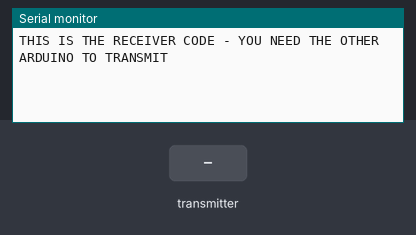
Bench run of a sketch on a simulated Arduino Uno, built with avr-gcc and run on an emulated ATmega328P. Shown: the last lines printed to the serial monitor. Inputs (shaded band) come from the test bench. No radio packets arrive unless stated.

Above: at 1.2 s.
1.3 s: the transmitter starts sending x = 0
At 1.37 s:
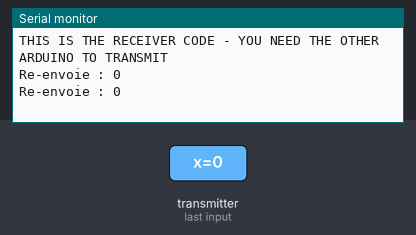
3.2 s: the transmitter starts sending x = 256
At 3.27 s:
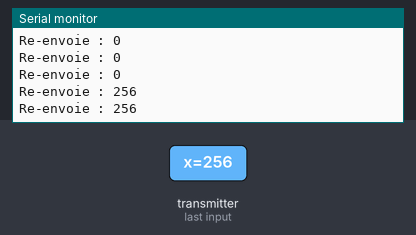

Measured:
- after the input at 1.3 s, the serial monitor: prints a new line at once (image 1)
- after the input at 3.2 s, the serial monitor: prints a new line at once (image 2)

The sketch:

rf24_rx.ino
```cpp
#include "Arduino.h"
#include <SPI.h>
#include <RF24.h>

/*
   NRF24L01     Arduino Uno  Arduino Mega  Blue_Pill(stm32f01C)
   ___________________________________________________
   VCC  RED    |    3.3v   |     3.3v       |      3.3v
   GND  BROWN  |    GND    |     GND        |      GND
   CSN  YELOW  |   Pin10   |     Pin10      | A4 NSS1   (PA4)  \
   CE   ORANGE |   Pin9    |     Pin9       | B0 digital(PB0)    |     NB
   SCK  GREEN  |   Pin13   |     Pin52      | A5 SCK1   (PA5)  |- All these pins
   MOSI BLUE   |   Pin11   |     Pin51      | A7 MOSI1  (PA7)  |  are 3.3v tolerant
   MISO PURPLE |   Pin12   |     Pin50      | A6 MISO1  (PA6)  /

   TOUJOURS ALIMENTER LE MODULE EN 3.3V

*/

RF24 radio(9, 10);

byte addresses[][6] = {"Addr1", "Addr2"};


struct data {
  int x;
};

data myDataRx;

void setup() {
  Serial.begin(9600);
  Serial.println("THIS IS THE RECEIVER CODE - YOU NEED THE OTHER ARDUINO TO TRANSMIT");

  // Initiate the radio object
  radio.begin();

  // Set the transmit power to lowest available to prevent power supply related issues
  radio.setPALevel(RF24_PA_MIN);

  //Vitesse de transmission etre 250KBPS et 2MBPS, plus la vitesse est grande moins est la portee
  radio.setDataRate(RF24_2MBPS);

  // Eviter de mettre le channel entre 0 et 100 parce que le wifi peut creer des interferences
  radio.setChannel(124);

  // Open a writing and reading pipe on each radio, with opposite addresses
  radio.openWritingPipe(addresses[0]);
  radio.openReadingPipe(1, addresses[1]);

  // Start the radio listening for data
  radio.startListening();
}

void loop() {
  if ( radio.available()) {

    // Go and read the data and put it into that variable
    while (radio.available()) {
      //radio.read( &data, sizeof(char));
      radio.read(&myDataRx, sizeof(myDataRx));
    }

    // No more data to get so send it back but add 1 first just for kicks
    // First, stop listening so we can talk
    radio.stopListening();
    radio.write( &myDataRx, sizeof(myDataRx) );

    // Now, resume listening so we catch the next packets.
    radio.startListening();

    // Tell the user what we sent back (the random numer + 1)
    Serial.print("Re-envoie : ");
    Serial.println(myDataRx.x);

  }
}
```
